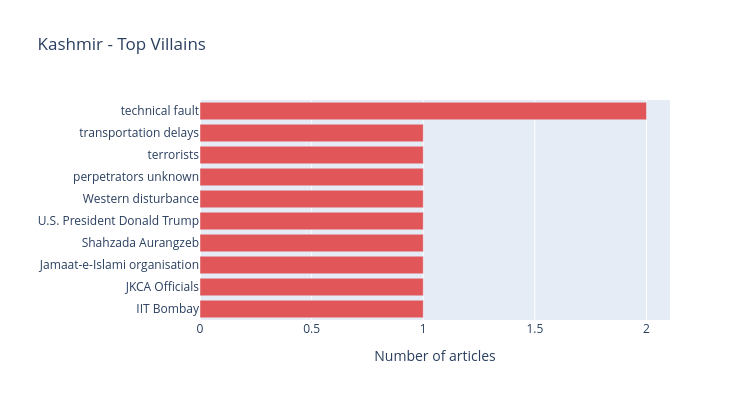

The cell this chart's notebook holds for it:
### Code cell
framing_bar_chart(kashmir_villains, "Kashmir - Top Villains", "#e15759")

### Figure 1 — Plotly figure (JSON) as saved in the notebook; plotly's stock layout.template omitted (floating-point values rounded to 4 significant figures)
{"data": [{"marker": {"color": "#e15759"}, "orientation": "h", "type": "bar", "x": [1, 1, 1, 1, 1, 1, 1, 1, 1, 2], "y": ["IIT Bombay", "JKCA Officials", "Jamaat-e-Islami organisation", "Shahzada Aurangzeb", "U.S. President Donald Trump", "Western disturbance", "perpetrators unknown", "terrorists", "transportation delays", "technical fault"]}], "layout": {"height": 400, "margin": {"l": 200}, "title": {"text": "Kashmir - Top Villains"}, "width": 750, "xaxis": {"title": {"text": "Number of articles"}}, "yaxis": {"title": {"text": ""}}}}
